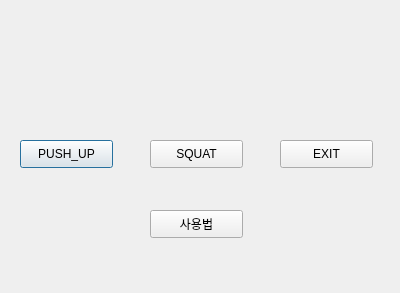
<?xml version="1.0" encoding="UTF-8"?>
<ui version="4.0">
 <class>Dialog</class>
 <widget class="QDialog" name="Dialog">
  <property name="geometry">
   <rect>
    <x>0</x>
    <y>0</y>
    <width>400</width>
    <height>293</height>
   </rect>
  </property>
  <property name="windowTitle">
   <string>Dialog</string>
  </property>
  <widget class="QPushButton" name="push_up">
   <property name="geometry">
    <rect>
     <x>20</x>
     <y>140</y>
     <width>93</width>
     <height>28</height>
    </rect>
   </property>
   <property name="text">
    <string>PUSH_UP</string>
   </property>
  </widget>
  <widget class="QPushButton" name="squat">
   <property name="geometry">
    <rect>
     <x>150</x>
     <y>140</y>
     <width>93</width>
     <height>28</height>
    </rect>
   </property>
   <property name="text">
    <string>SQUAT</string>
   </property>
  </widget>
  <widget class="QPushButton" name="exit">
   <property name="geometry">
    <rect>
     <x>280</x>
     <y>140</y>
     <width>93</width>
     <height>28</height>
    </rect>
   </property>
   <property name="text">
    <string>EXIT</string>
   </property>
  </widget>
  <widget class="QPushButton" name="information">
   <property name="geometry">
    <rect>
     <x>150</x>
     <y>210</y>
     <width>93</width>
     <height>28</height>
    </rect>
   </property>
   <property name="text">
    <string>사용법</string>
   </property>
  </widget>
 </widget>
 <resources/>
 <connections/>
</ui>
